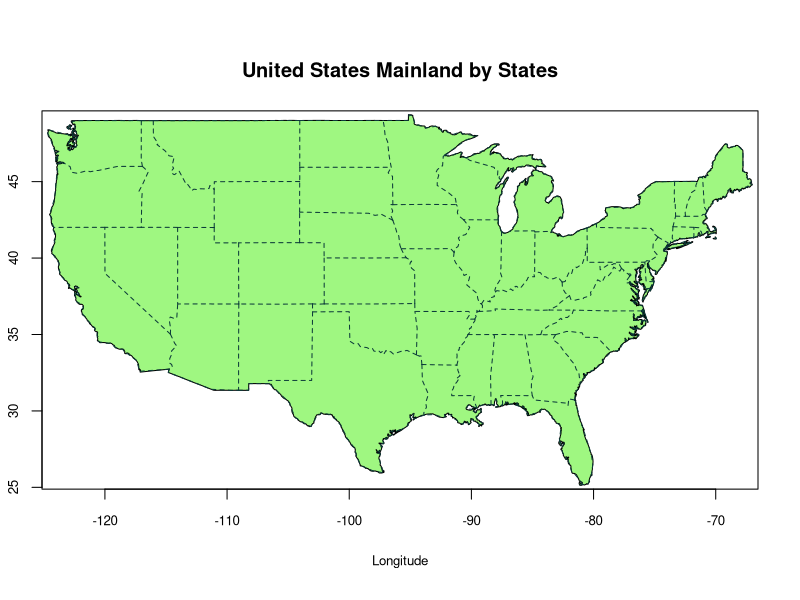
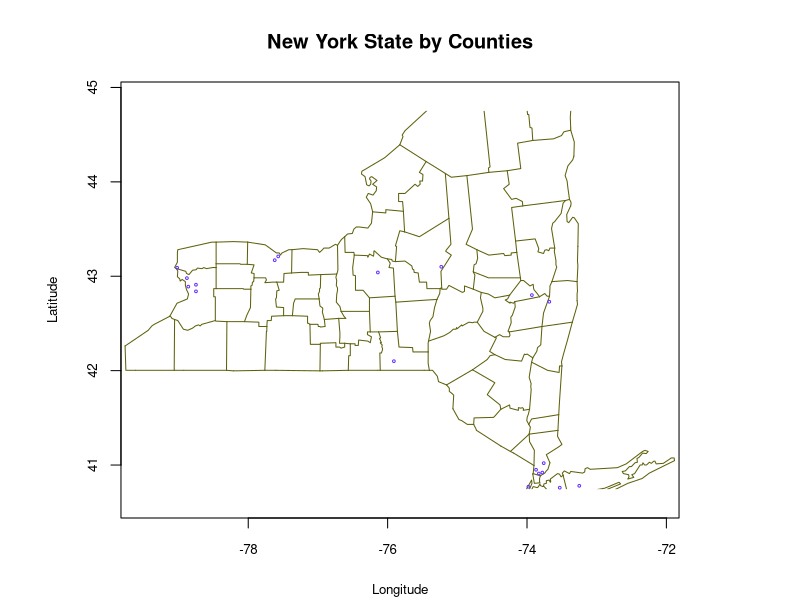
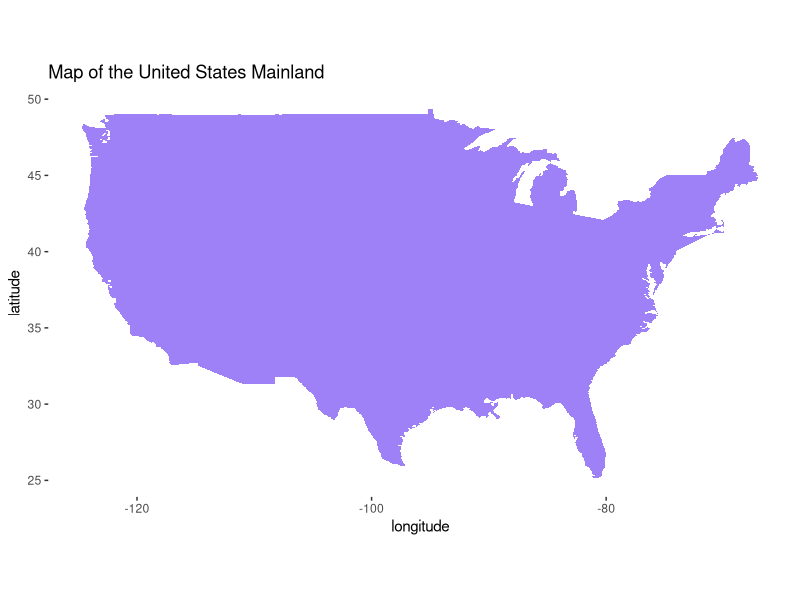
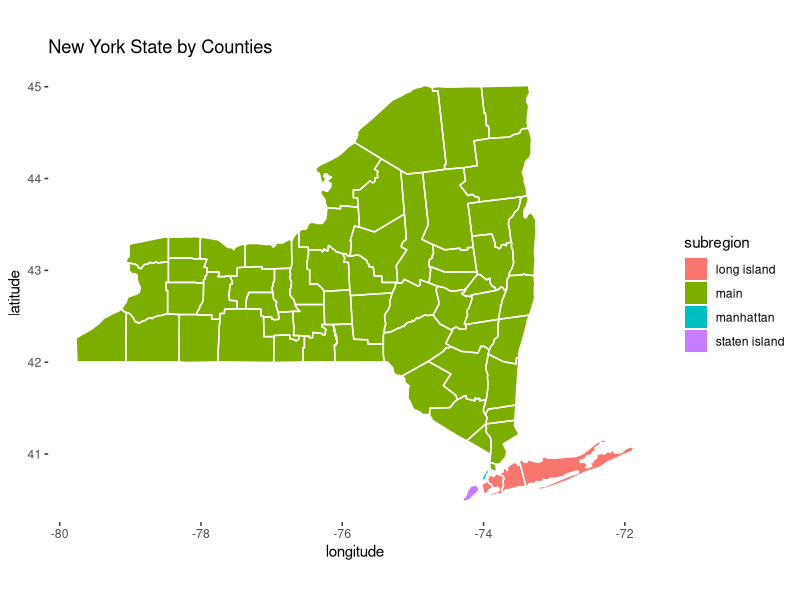
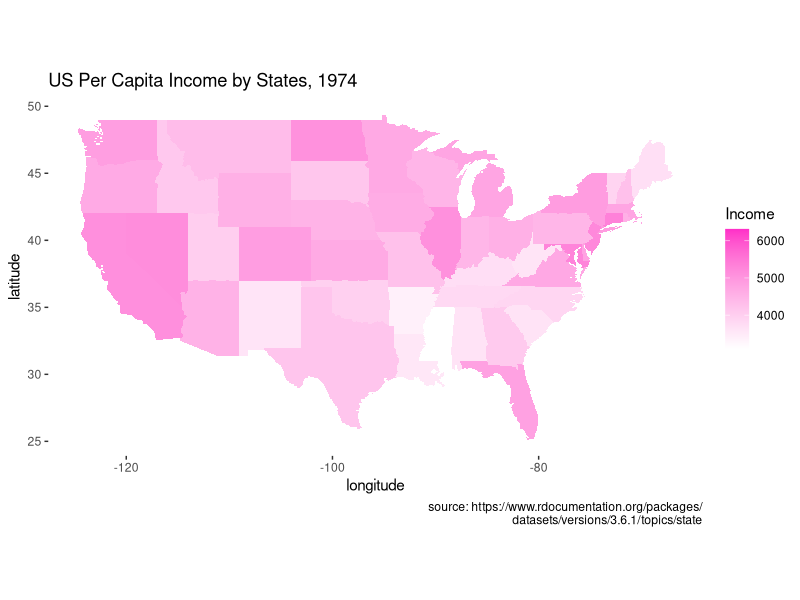
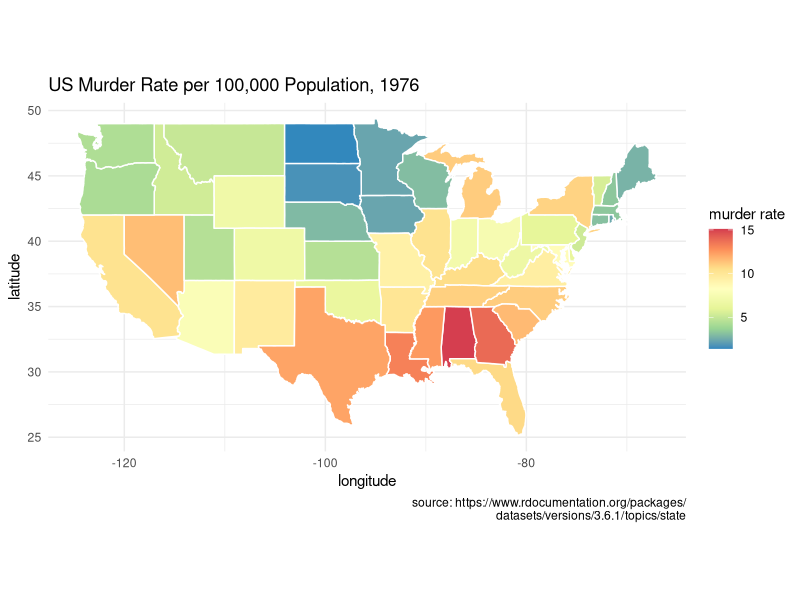

R code for these plots, in order:
## ---- chunk 1
knitr::opts_chunk$set(echo = TRUE)
## ---- chunk 2
library(maps)
library(ggplot2)
## ---- chunk 3
map("usa", col = "#9FF781", fill = TRUE)
map.axes(cex.axis=0.8) 
map("state", lty = 2, add = TRUE, col = "#0B3B39") # map the state borderline to the US map
title(main = "United States Mainland by States", xlab = "Longitude", ylab = "Latitude",
      cex.lab = 0.8)
## ---- chunk 4
map('county', region = 'new york', col = "#5E610B")
map.cities(us.cities, country="NY", col = "#642EFE", cex = 0.6) # map cities recorded in us.cities to NY State
map.axes(cex.axis=0.8) 
title(main = "New York State by Counties", xlab = "Longitude", ylab = "Latitude",
      cex.lab = 0.8)
## ---- chunk 5
usa <- map_data("usa")
class(usa)
head(usa)
## ---- chunk 6
ggplot() + geom_polygon(data = usa, aes(x=long, y = lat), fill = "#9F81F7") + 
  labs(title = "Map of the United States Mainland", x = "longitude", y = "latitude") +
  coord_fixed(1.3) +
  theme(panel.background = element_blank())
## ---- chunk 7
states <- map_data("state")
counties <- map_data("county")
NewYork <- subset(states, region == "new york")
head(NewYork)
ny_county <- subset(counties, region == "new york")
head(ny_county)
## ---- chunk 8
ggplot() + geom_polygon(data = NewYork, aes(x=long, y = lat, fill = subregion)) +
  geom_polygon(data = ny_county, aes(x=long, y = lat, group = group), color = "white", fill = NA) +
  labs(title = "New York State by Counties", x = "longitude", y = "latitude") +
  coord_fixed(1.3) +
  theme(panel.background = element_blank())
## ---- chunk 9
head(state.x77)
## ---- chunk 10
library(tidyverse)

df <- state.x77 %>% as.data.frame() %>% rownames_to_column("state")
df$state <- tolower(df$state)

ggplot(df, aes(map_id = state)) + geom_map(aes(fill = Income), map = states) +
  expand_limits(x = states$long, y = states$lat) +
  scale_fill_gradient(low = "white", high = "#FE2EC8") +
  labs(title = "US Per Capita Income by States, 1974", x = "longitude", y = "latitude",
       caption = "source: https://www.rdocumentation.org/packages/
       datasets/versions/3.6.1/topics/state") +
  coord_fixed(1.3) +
  theme(panel.background = element_blank())
## ---- chunk 11
ggplot(df, aes(map_id = state)) + geom_map(aes(fill = Murder), map = states, col = "white") +
  expand_limits(x = states$long, y = states$lat) +
  scale_fill_distiller(name = "murder rate", palette = "Spectral") +
  labs(title = "US Murder Rate per 100,000 Population, 1976", x = "longitude", y = "latitude",
       caption = "source: https://www.rdocumentation.org/packages/
       datasets/versions/3.6.1/topics/state") +
  coord_fixed(1.3) +
  theme_minimal()
